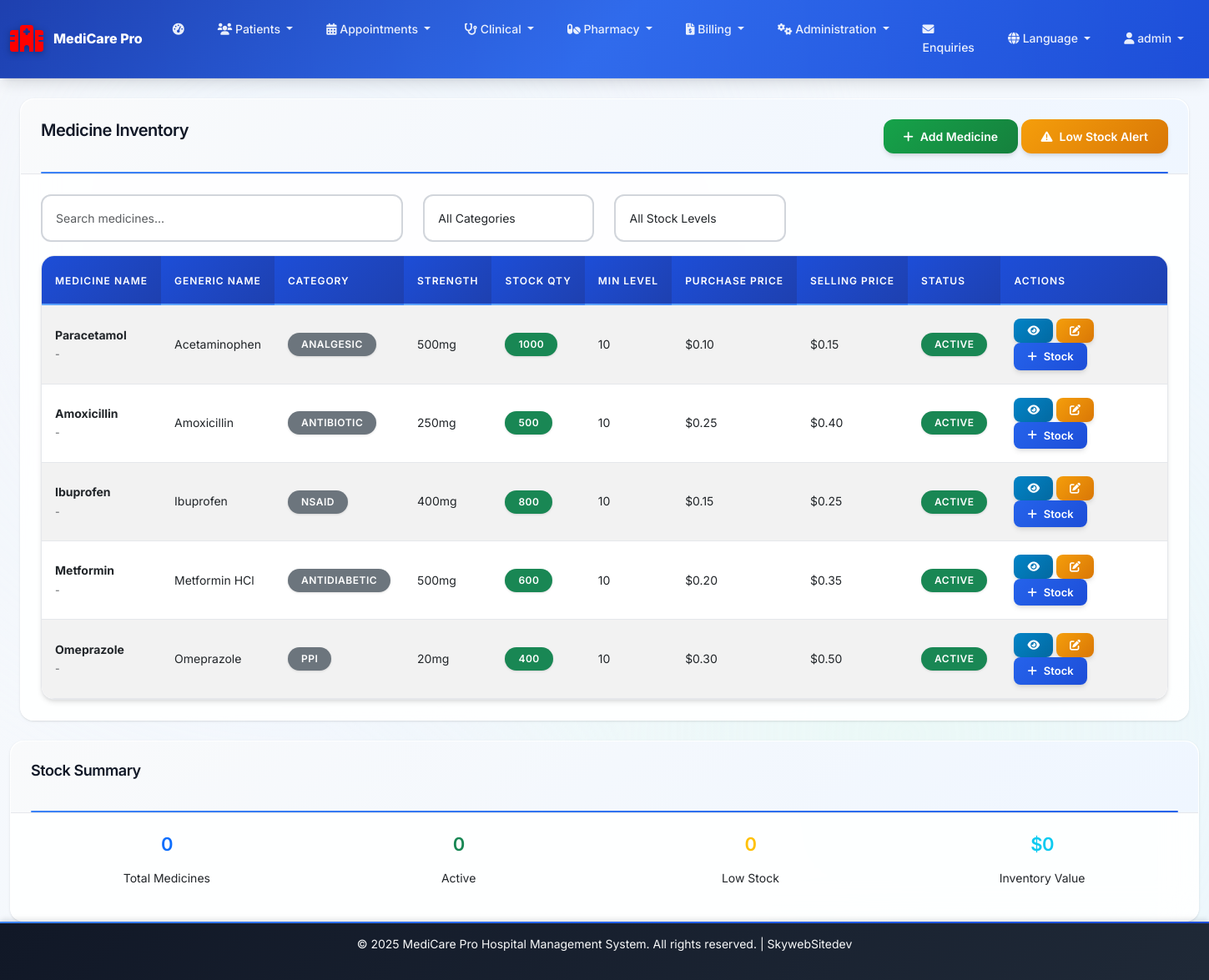
/pharmacy/medicines (signed in), run on the app's committed database.
### web_app.py (models this page shows)
class WebUser(UserMixin, db.Model):
    id = db.Column(db.Integer, primary_key=True)
    username = db.Column(db.String(80), nullable=False)
    email = db.Column(db.String(120), unique=True, nullable=False)
    password_hash = db.Column(db.String(120), nullable=False)
    full_name = db.Column(db.String(100), nullable=False)
    role = db.Column(db.String(50), nullable=False, default='staff')  # admin, doctor, nurse, receptionist, lab_tech, patient, superadmin
    department = db.Column(db.String(100))
    phone = db.Column(db.String(20))
    employee_id = db.Column(db.String(20), unique=True)
    specialization = db.Column(db.String(100))  # For doctors
    license_number = db.Column(db.String(50))  # For medical staff
    shift_start = db.Column(db.Time)
    shift_end = db.Column(db.Time)
    salary = db.Column(db.Float)
    hire_date = db.Column(db.Date)
    is_active = db.Column(db.Boolean, default=True)
    created_at = db.Column(db.DateTime, default=datetime.utcnow)
    last_login = db.Column(db.DateTime)

class Medicine(db.Model):
    id = db.Column(db.Integer, primary_key=True)
    name = db.Column(db.String(100), nullable=False)
    generic_name = db.Column(db.String(100))
    brand_name = db.Column(db.String(100))
    category = db.Column(db.String(50))
    dosage_form = db.Column(db.String(50))  # tablet, capsule, syrup, injection
    strength = db.Column(db.String(50))
    manufacturer = db.Column(db.String(100))
    batch_number = db.Column(db.String(50))
    expiry_date = db.Column(db.Date)
    purchase_price = db.Column(db.Float)
    selling_price = db.Column(db.Float)
    stock_quantity = db.Column(db.Integer, default=0)
    min_stock_level = db.Column(db.Integer, default=10)
    is_active = db.Column(db.Boolean, default=True)
    created_at = db.Column(db.DateTime, default=datetime.utcnow)

### web_app.py (the view)
@app.route('/pharmacy/medicines')
@login_required
@role_required('admin', 'pharmacist')
def pharmacy_medicines():
    page = request.args.get('page', 1, type=int)
    search = request.args.get('search', '')
    query = Medicine.query.filter_by(is_active=True)
    if search:
        query = query.filter(
            (Medicine.name.contains(search)) |
            (Medicine.generic_name.contains(search)) |
            (Medicine.brand_name.contains(search))
        )
    medicines = query.paginate(page=page, per_page=20, error_out=False)
    return render_template('pharmacy_medicines.html', medicines=medicines, search=search)

### audit_logger.py (called while the page is built)
def init_audit_logger(app, db):
    audit_logger_instance = AuditLogger(db)
    @app.before_request
    def before_request():
        g.audit_logger = audit_logger_instance
        if 'session_id' not in session:
            session['session_id'] = hashlib.md5(
                f"{datetime.utcnow().isoformat()}{request.remote_addr}".encode()
            ).hexdigest()
    return audit_logger_instance

### web_app.py (called while the page is built)
def role_required(*roles):
    def decorator(f):
        @wraps(f)
        def decorated_function(*args, **kwargs):
            if not current_user.is_authenticated:
                return redirect(url_for('login'))
            if current_user.role not in roles:
                flash('Access denied! You do not have permission to access this page.', 'error')
                return redirect(url_for('dashboard'))
            return f(*args, **kwargs)
        return decorated_function
    return decorator

@login_manager.user_loader
def load_user(user_id):
    return db.session.get(WebUser, int(user_id))

def get_language():
    return session.get('language', 'en')

def get_text(key):
    lang = get_language()
    return LANGUAGES.get(lang, LANGUAGES['en']).get(key, key)

@app.context_processor
def inject_global_vars():
    current_branch = None
    if current_user.is_authenticated and 'current_branch_id' in session:
        current_branch = HospitalBranch.query.get(session['current_branch_id'])
    all_settings = get_all_settings()
    return dict(
        get_text=get_text,
        get_language=get_language,
        datetime=datetime,
        current_branch=current_branch,
        settings=all_settings
    )

### templates/pharmacy_medicines.html (shortened to what this page needs)
{% extends "base.html" %}
{% block content %}
<div class="container-fluid">
    <div class="row">
        <div class="col-md-12">
            <div class="card">
                <div class="card-header d-flex justify-content-between align-items-center">
                    <h4>Medicine Inventory</h4>
                    <div>
                        <button class="btn btn-success" onclick="addMedicine()">
                            <i class="fas fa-plus"></i> Add Medicine
                        </button>
                        <button class="btn btn-warning" onclick="lowStockReport()">
                            <i class="fas fa-exclamation-triangle"></i> Low Stock Alert
                        </button>
                    </div>
                </div>
                <div class="card-body">
                    <div class="row mb-3">
                        <div class="col-md-4">
                            <input type="text" class="form-control" placeholder="Search medicines..."
                                value="{{ search }}" onkeyup="searchMedicines(this.value)">
                        </div>
                        <div class="col-md-2">
                            <select class="form-select" onchange="filterByCategory(this.value)">
                                <option value="">All Categories</option>
                            </select>
                        </div>
                        <div class="col-md-2">
                            <select class="form-select" onchange="filterByStock(this.value)">
                                <option value="">All Stock Levels</option>
                            </select>
                        </div>
                    </div>
                    <div class="table-responsive">
                        <table class="table table-striped">
                            <thead>
                                <tr>
                                    <th>Medicine Name</th>
                                    <th>Generic Name</th>
                                    <th>Category</th>
                                    <th>Strength</th>
                                    <th>Stock Qty</th>
                                    <th>Min Level</th>
                                    <th>Purchase Price</th>
                                    <th>Selling Price</th>
                                    <th>Status</th>
                                    <th>Actions</th>
                                </tr>
                            </thead>
                            <tbody>
                                {% for medicine in medicines.items %}
                                <tr
                                    class="{{ 'table-warning' if medicine.stock_quantity <= medicine.min_stock_level }}">
                                    <td>
                                        <strong>{{ medicine.name }}</strong><br>
                                        <small class="text-muted">{{ medicine.brand_name or '-' }}</small>
                                    </td>
                                    <td>{{ medicine.generic_name }}</td>
                                    <td>
                                        <span class="badge bg-secondary">{{ medicine.category }}</span>
                                    </td>
                                    <td>{{ medicine.strength }}</td>
                                    <td>
                                        <span
                                            class="badge bg-{{ 'danger' if medicine.stock_quantity <= medicine.min_stock_level else 'success' }}">
                                            {{ medicine.stock_quantity }}
                                        </span>
                                    </td>
                                    <td>{{ medicine.min_stock_level }}</td>
                                    <td>${{ "%.2f"|format(medicine.purchase_price) }}</td>
                                    <td>${{ "%.2f"|format(medicine.selling_price) }}</td>
                                    <td>
                                        <span class="badge bg-{{ 'success' if medicine.is_active else 'danger' }}">
                                            {{ 'Active' if medicine.is_active else 'Inactive' }}
                                        </span>
                                    </td>
                                    <td>
                                        <button class="btn btn-sm btn-info" onclick="viewMedicine({{ medicine.id }})">
                                            <i class="fas fa-eye"></i>
                                        </button>
                                        <button class="btn btn-sm btn-warning"
                                            onclick="editMedicine({{ medicine.id }})">
                                            <i class="fas fa-edit"></i>
                                        </button>
                                        <button class="btn btn-sm btn-primary" onclick="updateStock({{ medicine.id }})">
                                            <i class="fas fa-plus"></i> Stock
                                        </button>
                                    </td>
                                </tr>
                                {% endfor %}
                            </tbody>
                        </table>
                    </div>
                </div>
            </div>
        </div>
    </div>
</div>
<div class="row mt-4">
    <div class="col-md-12">
        <div class="card">
            <div class="card-header">
                <h5>Stock Summary</h5>
            </div>
            <div class="card-body">
                <div class="row">
                    <div class="col-md-3">
                        <div class="text-center">
                            <h3 class="text-primary">{{ total_medicines or 0 }}</h3>
                            <p>Total Medicines</p>
                        </div>
                    </div>
                    <div class="col-md-3">
                        <div class="text-center">
                            <h3 class="text-success">{{ active_medicines or 0 }}</h3>
                            <p>Active</p>
                        </div>
                    </div>
                    <div class="col-md-3">
                        <div class="text-center">
                            <h3 class="text-warning">{{ low_stock_count or 0 }}</h3>
                            <p>Low Stock</p>
                        </div>
                    </div>
                    <div class="col-md-3">
                        <div class="text-center">
                            <h3 class="text-info">${{ total_inventory_value or 0 }}</h3>
                            <p>Inventory Value</p>
                        </div>
                    </div>
                </div>
            </div>
        </div>
    </div>
</div>
{% endblock %}

### templates/base.html (shortened to what this page needs)
<!DOCTYPE html>
<html lang="{{ get_language() }}">
  <head>
    <link
      href="https://cdn.jsdelivr.net/npm/bootstrap@5.3.0/dist/css/bootstrap.min.css"
      rel="stylesheet"
    />
    <link
      href="https://cdnjs.cloudflare.com/ajax/libs/font-awesome/6.0.0/css/all.min.css"
      rel="stylesheet"
    />
    <link
      href="{{ url_for('static', filename='style.css') }}"
      rel="stylesheet"
    />
  </head>
  <body>
    <nav class="navbar navbar-expand-lg navbar-dark bg-dark">
      <div class="container-fluid">
        <a class="navbar-brand" href="{{ url_for('main.index') }}">
          <i class="fas fa-hospital-alt medical-cross"></i>
          {% if current_branch %} {{ current_branch.name }} {% else %} MediCare
          Pro {% endif %}
        </a>
        <div class="collapse navbar-collapse" id="navbarNav">
          {% if current_user.is_authenticated %}
          <ul class="navbar-nav me-auto">
            <li class="nav-item">
              <a class="nav-link" href="{{ url_for('main.dashboard') }}">
                <i class="fas fa-tachometer-alt"></i>
              </a>
            </li>
            <li class="nav-item dropdown">
              <a
                class="nav-link dropdown-toggle"
                href="#"
                role="button"
                data-bs-toggle="dropdown"
              >
                <i class="fas fa-users"></i> {{ get_text('patients') }}
              </a>
            </li>
            <li class="nav-item dropdown">
              <a
                class="nav-link dropdown-toggle"
                href="#"
                role="button"
                data-bs-toggle="dropdown"
              >
                <i class="fas fa-calendar-alt"></i> {{ get_text('appointments')
                }}
              </a>
            </li>
            {% if current_user.role in ['admin', 'doctor', 'nurse', 'lab_tech']
            %}
            <li class="nav-item dropdown">
              <a
                class="nav-link dropdown-toggle"
                href="#"
                role="button"
                data-bs-toggle="dropdown"
              >
                <i class="fas fa-stethoscope"></i> {{ get_text('clinical') }}
              </a>
            </li>
            {% endif %}
            {% if current_user.role in ['admin', 'pharmacist'] %}
            <li class="nav-item dropdown">
              <a
                class="nav-link dropdown-toggle"
                href="#"
                role="button"
                data-bs-toggle="dropdown"
              >
                <i class="fas fa-pills"></i> {{ get_text('pharmacy') }}
              </a>
            </li>
            {% endif %}
            {% if current_user.role in ['admin', 'receptionist', 'accountant']
            %}
            <li class="nav-item dropdown">
              <a
                class="nav-link dropdown-toggle"
                href="#"
                role="button"
                data-bs-toggle="dropdown"
              >
                <i class="fas fa-file-invoice-dollar"></i> {{
                get_text('billing') }}
              </a>
            </li>
            {% endif %}
            {% if current_user.role in ['admin', 'hr'] %}
            <li class="nav-item dropdown">
              <a
                class="nav-link dropdown-toggle"
                href="#"
                role="button"
                data-bs-toggle="dropdown"
              >
                <i class="fas fa-cogs"></i> {{ get_text('administration') }}
              </a>
            </li>
            {% endif %}
            <li class="nav-item">
              <a class="nav-link" href="{{ url_for('main.enquiries') }}">
                <i class="fas fa-envelope"></i> {{ get_text('enquiries') }}
              </a>
            </li>
          </ul>
          <ul class="navbar-nav">
            <li class="nav-item dropdown">
              <a
                class="nav-link dropdown-toggle"
                href="#"
                role="button"
                data-bs-toggle="dropdown"
              >
                <i class="fas fa-globe"></i> {{ get_text('language') }}
              </a>
            </li>
            <li class="nav-item dropdown">
              <a
                class="nav-link dropdown-toggle"
                href="#"
                role="button"
                data-bs-toggle="dropdown"
              >
                <i class="fas fa-user"></i> {{ current_user.username }}
              </a>
            </li>
          </ul>
          {% endif %}
        </div>
      </div>
    </nav>
    <main class="container-fluid mt-4">{% block content %}{% endblock %}</main>
    <footer class="bg-dark text-light text-center py-3 mt-auto">
      <div class="container">
        <p>
          &copy; <span id="current-year"></span> MediCare Pro Hospital
          Management System. All rights reserved. | SkywebSitedev
        </p>
      </div>
    </footer>
  </body>
</html>

### data on the page
WebUser: department "Administration", username "admin"
Medicine: name "Paracetamol", brand_name "-", generic_name "Acetaminophen", category "ANALGESIC", strength "500mg", stock_quantity "1000", min_stock_level "10", purchase_price "0.10", selling_price "0.15", is_active "ACTIVE"
Medicine: name "Amoxicillin", brand_name "-", generic_name "Amoxicillin", category "ANTIBIOTIC", strength "250mg", stock_quantity "500", min_stock_level "10", purchase_price "0.25", selling_price "0.40", is_active "ACTIVE"
Medicine: name "Ibuprofen", brand_name "-", generic_name "Ibuprofen", category "NSAID", strength "400mg", stock_quantity "800", min_stock_level "10", purchase_price "0.15", selling_price "0.25", is_active "ACTIVE"
Medicine: name "Metformin", brand_name "-", generic_name "Metformin HCl", category "ANTIDIABETIC", strength "500mg", stock_quantity "600", min_stock_level "10", purchase_price "0.20", selling_price "0.35", is_active "ACTIVE"
Medicine: name "Omeprazole", brand_name "-", generic_name "Omeprazole", category "PPI", strength "20mg", stock_quantity "400", min_stock_level "10", purchase_price "0.30", selling_price "0.50", is_active "ACTIVE"

### other printed values
{{ get_text('patients') }} "Patients"
{{ get_text('appointments') }} "Appointments"
{{ get_text('clinical') }} "Clinical"
{{ get_text('pharmacy') }} "Pharmacy"
{{ get_text('billing') }} "Billing"
{{ get_text('enquiries') }} "Enquiries"
{{ get_text('language') }} "Language"
{{ total_medicines or 0 }} "0"
{{ active_medicines or 0 }} "0"
{{ low_stock_count or 0 }} "0"
{{ total_inventory_value or 0 }} "0"
